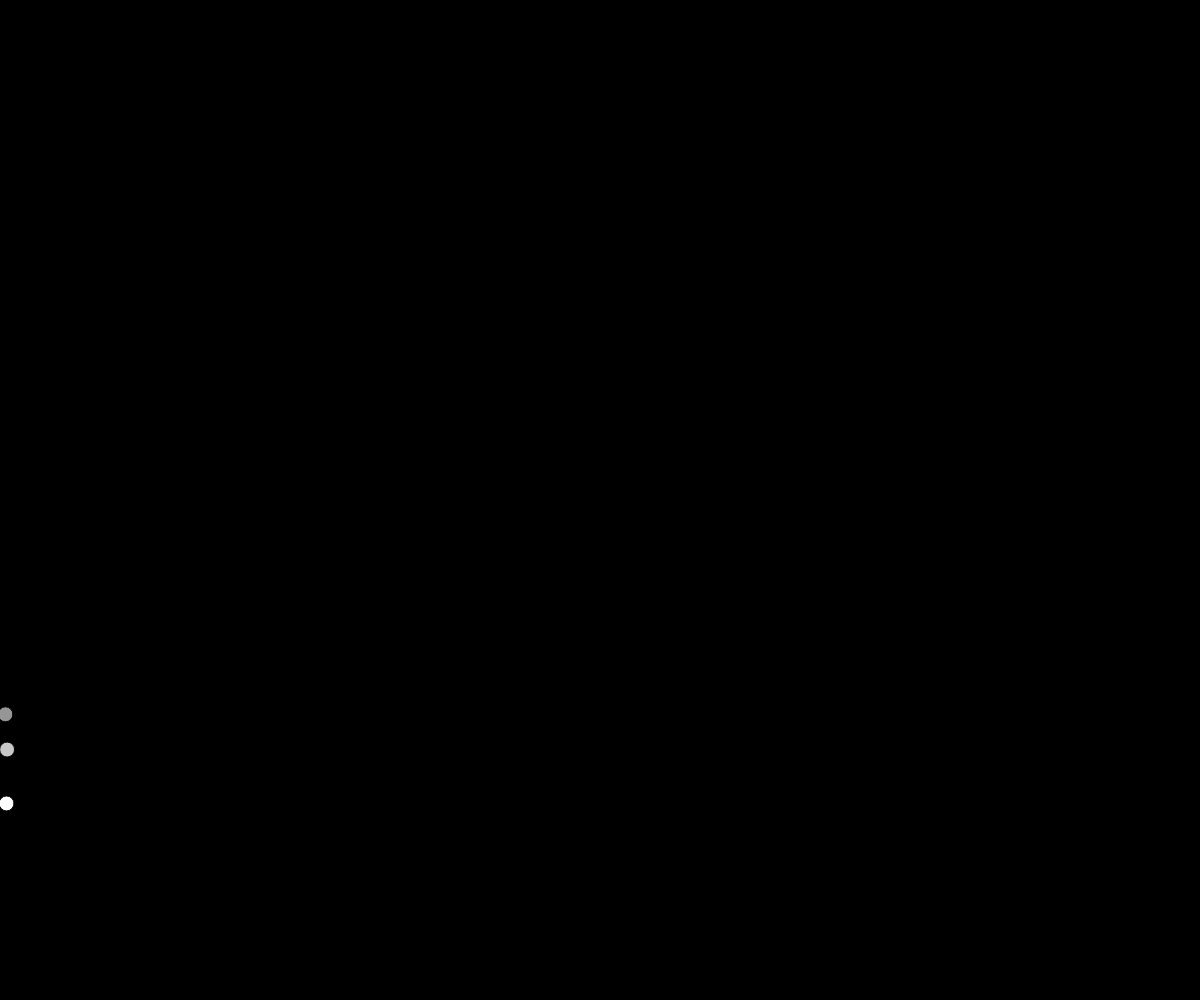
Frame 1 (no input)
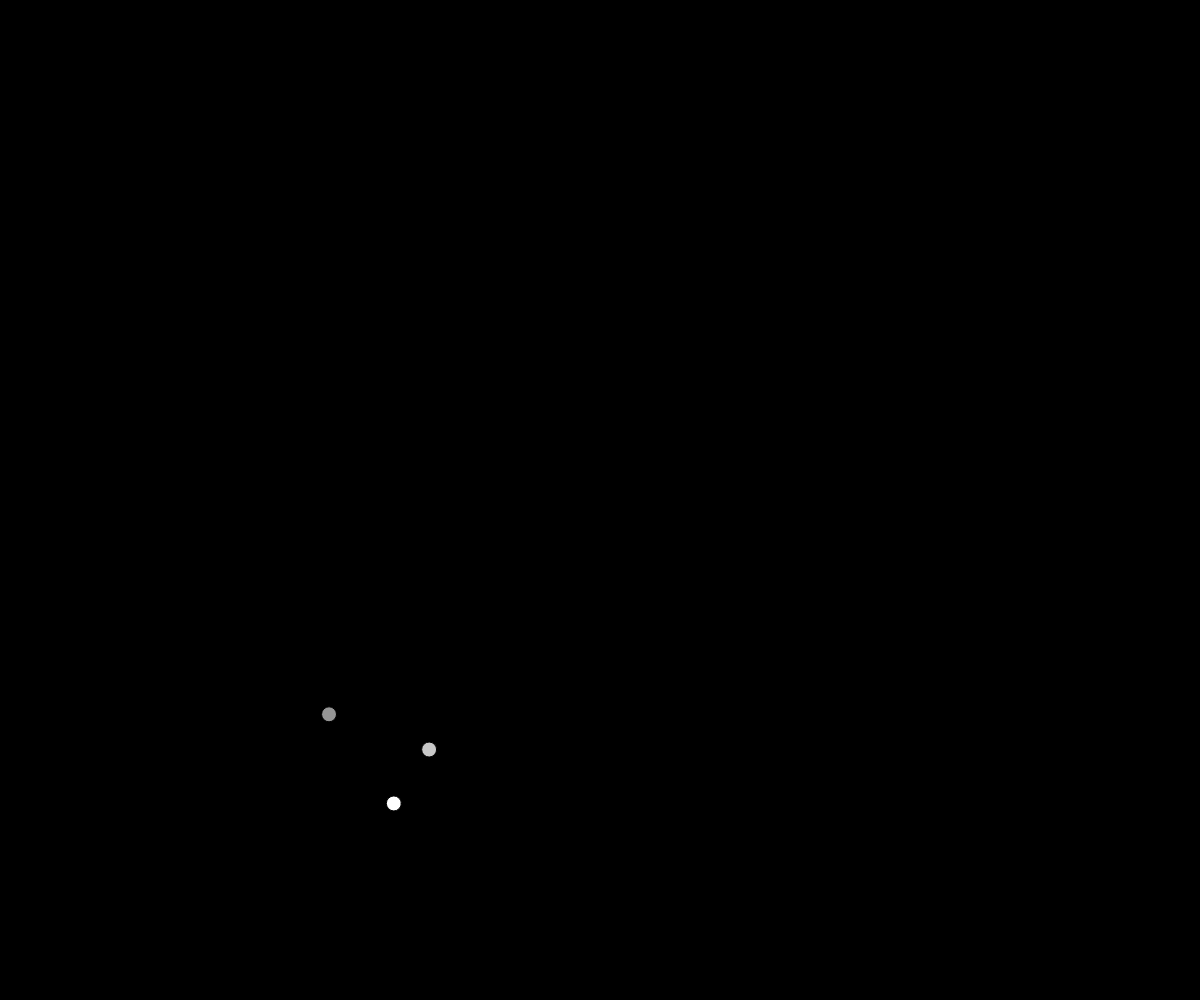
Frame 60 (no input)
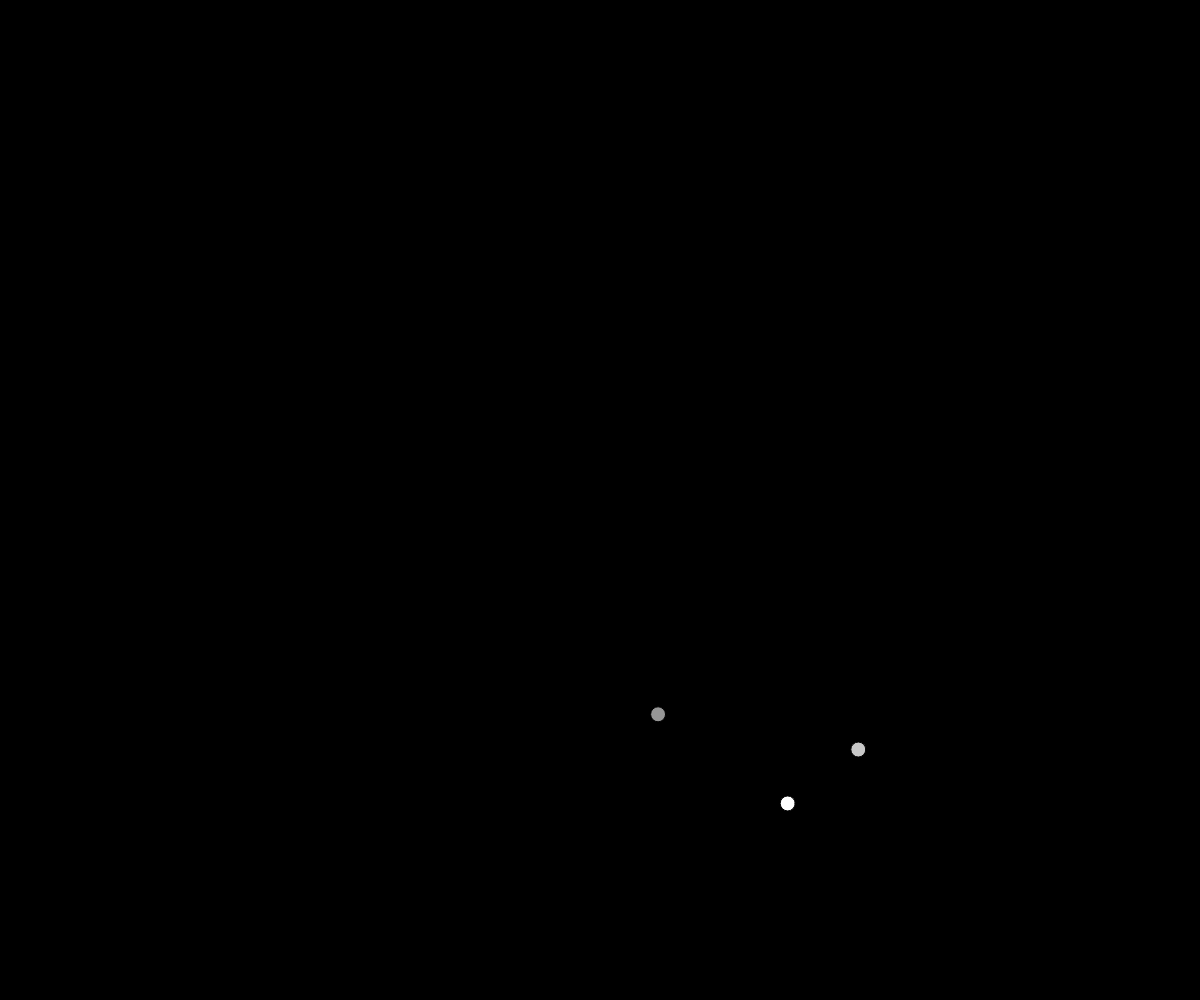
Frame 120 (the mouse pressed at the canvas centre since frame 60)

The p5.js sketch that drew these frames (run headless with seeded random() and noise() and a simulated clock; from frame 60 on, the mouse is pressed at the canvas centre):

// p5.js sketch
// ── sketch.js
// Create Your First CLass 
// Lucas F.
// Oct, 14, 2025

// Globals
let myRoundRacer1; 
let myRoundRacer2; 
let myRoundRacer3; 


function setup() {
  createCanvas(windowWidth, windowHeight);
  myRoundRacer1 = new RoundRacer(random(height), 150);
  myRoundRacer2 = new RoundRacer(random(height), 200);
  myRoundRacer3 = new RoundRacer(random(height), 255);
}

function draw() {
  background(0);
  myRoundRacer1.move();
  myRoundRacer1.display();
  myRoundRacer2.move();
  myRoundRacer2.display();
  myRoundRacer3.move();
  myRoundRacer3.display();
}

class RoundRacer{
  // constructor
  constructor(y,c){
    this.x = 0; this.y = y;
    this.c = c;
    this.speed = random(3,15);

  }

  move(){
    this.x += this.speed
    if(this.x > width) this.x = 0;
  }

  display(){
    fill(this.c);
    circle(this.x,this.y, 15); 

  }
}
